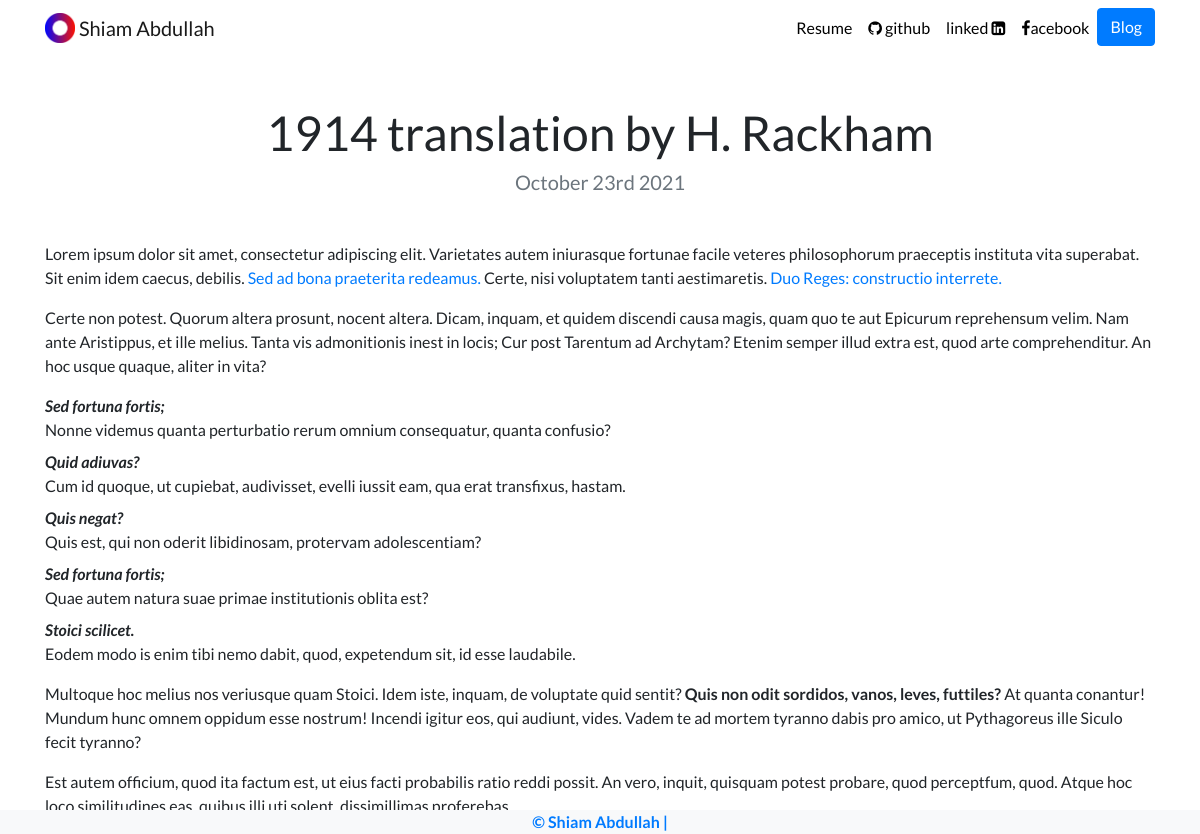
Page /blog/1/ on the committed database.
### blog/models.py (models this page shows, shortened)
class Blog(models.Model):
    title = models.CharField(max_length=40)
    description = models.CharField(max_length=2000)
    dateCreated = models.DateField(auto_now_add=True)
    url= models.URLField(max_length=200, blank=True)

### blog/views.py (the view)
# urls.py: path('<int:blog_id>/', views.details, name="detail"),
def details(request, blog_id):
    blog= get_object_or_404(Blog, pk=blog_id)
    return render(request, 'blog/details.html',{'blog':blog})

### blog/templates/blog/details.html
{% extends 'portfolio/base.html' %} {% block content %}
<h2 class="text-center mt-5" id="blogdetailtitle">{{ blog.title }}</h2>
<h5 class="text-center text-muted mb-5">
  {{ blog.dateCreated|date:'F jS Y' }}
</h5>
{{ blog.description|safe }} {% endblock %}

### portfolio/static/portfolio/custom.css (style rules this page uses)
body { font-family: "Lato", sans-serif; }
@media (min-width: 992px) { #blogdetailtitle { font-size: 3rem; } }

### rows in the picture
Blog: title "1914 translation by H. Rackham", dateCreated "October 23rd 2021", description "Lorem ipsum dolor sit amet, consectetur adipiscing elit. Varietates autem iniurasque fortunae facile veteres philosophorum praeceptis instituta vita superabat. Sit enim idem caecus, debilis. Sed ad bona praeterita redeamus. Certe, nisi voluptatem tanti aestimaretis. Duo Reges: constructio interrete. Certe non potest. Quorum altera prosunt, nocent altera. Dicam, inquam, et quidem discendi causa magis, quam quo te aut Epicurum reprehensum velim. Nam ante Aristippus, et ille melius. Tanta vis admonitionis inest in locis; Cur post Tarentum ad Archytam? Etenim semper illud extra est, quod arte comprehenditur. An hoc usque quaque, aliter in vita? Sed fortuna fortis; Nonne videmus quanta…"
